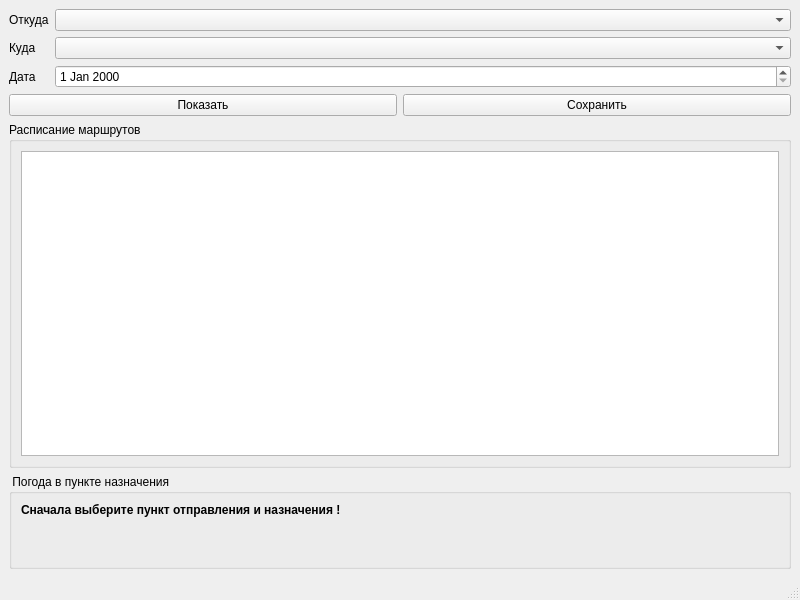
<?xml version="1.0" encoding="UTF-8"?>
<ui version="4.0">
 <class>MainWindow</class>
 <widget class="QMainWindow" name="MainWindow">
  <property name="geometry">
   <rect>
    <x>0</x>
    <y>0</y>
    <width>800</width>
    <height>600</height>
   </rect>
  </property>
  <property name="windowTitle">
   <string>Путешествие</string>
  </property>
  <widget class="QWidget" name="centralwidget">
   <layout class="QVBoxLayout" name="verticalLayout">
    <item>
     <layout class="QFormLayout" name="formLayout">
      <item row="0" column="0">
       <widget class="QLabel" name="label">
        <property name="text">
         <string>Откуда</string>
        </property>
        <property name="textFormat">
         <enum>Qt::AutoText</enum>
        </property>
       </widget>
      </item>
      <item row="0" column="1">
       <widget class="QComboBox" name="fromCBox"/>
      </item>
      <item row="1" column="0">
       <widget class="QLabel" name="label_2">
        <property name="text">
         <string>Куда</string>
        </property>
       </widget>
      </item>
      <item row="1" column="1">
       <widget class="QComboBox" name="toCBox"/>
      </item>
      <item row="2" column="0">
       <widget class="QLabel" name="label_3">
        <property name="text">
         <string>Дата</string>
        </property>
       </widget>
      </item>
      <item row="2" column="1">
       <widget class="QDateEdit" name="dateEdit"/>
      </item>
     </layout>
    </item>
    <item>
     <layout class="QHBoxLayout" name="horizontalLayout">
      <item>
       <widget class="QPushButton" name="showBtn">
        <property name="text">
         <string>Показать</string>
        </property>
       </widget>
      </item>
      <item>
       <widget class="QPushButton" name="saveBtn">
        <property name="text">
         <string>Сохранить</string>
        </property>
       </widget>
      </item>
     </layout>
    </item>
    <item>
     <widget class="QGroupBox" name="groupBox">
      <property name="title">
       <string>Расписание маршрутов</string>
      </property>
      <layout class="QVBoxLayout" name="verticalLayout_2">
       <item>
        <widget class="QTextBrowser" name="textBrowser">
         <property name="sizePolicy">
          <sizepolicy hsizetype="Expanding" vsizetype="Expanding">
           <horstretch>0</horstretch>
           <verstretch>0</verstretch>
          </sizepolicy>
         </property>
        </widget>
       </item>
      </layout>
     </widget>
    </item>
    <item>
     <widget class="QGroupBox" name="groupBox_2">
      <property name="title">
       <string> Погода в пункте назначения</string>
      </property>
      <layout class="QVBoxLayout" name="verticalLayout_3">
       <item>
        <widget class="QLabel" name="weather0">
         <property name="text">
          <string>&lt;html&gt;&lt;head/&gt;&lt;body&gt;&lt;p&gt;&lt;span style=&quot; font-weight:600;&quot;&gt;Сначала выберите пункт отправления и назначения !&lt;/span&gt;&lt;/p&gt;&lt;/body&gt;&lt;/html&gt;</string>
         </property>
        </widget>
       </item>
       <item>
        <widget class="QLabel" name="weather1">
         <property name="text">
          <string/>
         </property>
        </widget>
       </item>
       <item>
        <widget class="QLabel" name="weather2">
         <property name="text">
          <string/>
         </property>
        </widget>
       </item>
      </layout>
     </widget>
    </item>
   </layout>
  </widget>
  <widget class="QMenuBar" name="menubar">
   <property name="geometry">
    <rect>
     <x>0</x>
     <y>0</y>
     <width>800</width>
     <height>21</height>
    </rect>
   </property>
  </widget>
  <widget class="QStatusBar" name="statusbar"/>
 </widget>
 <resources/>
 <connections/>
</ui>
